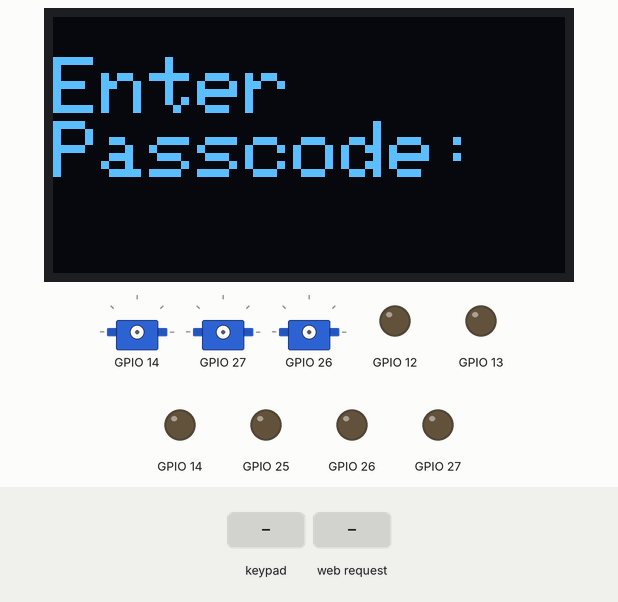
This sketch was run on a simulated ESP32. Shown: 128×64 one-colour display, 3 × servo, output pins drawn as LEDs (lit = HIGH). The test bench sets the inputs (shaded band). WiFi joins after 1.5 s; servers stay silent unless stated; servo pulses on a pin are drawn as a servo (544–2400 µs = 0–180°); what the sketch prints to the serial monitor is not drawn.

Above: at 4.7 s.
4.8 s: keypad keys 1 2 3 4 # pressed 0.4 s apart
At 5.03 s:
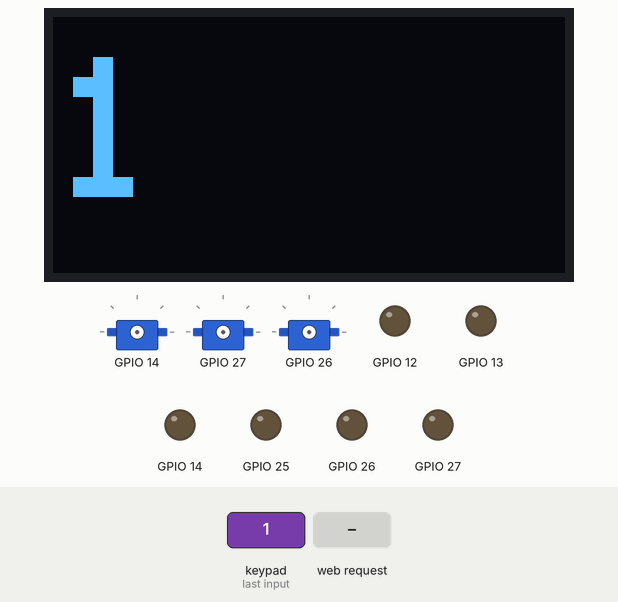
At 8.1 s:
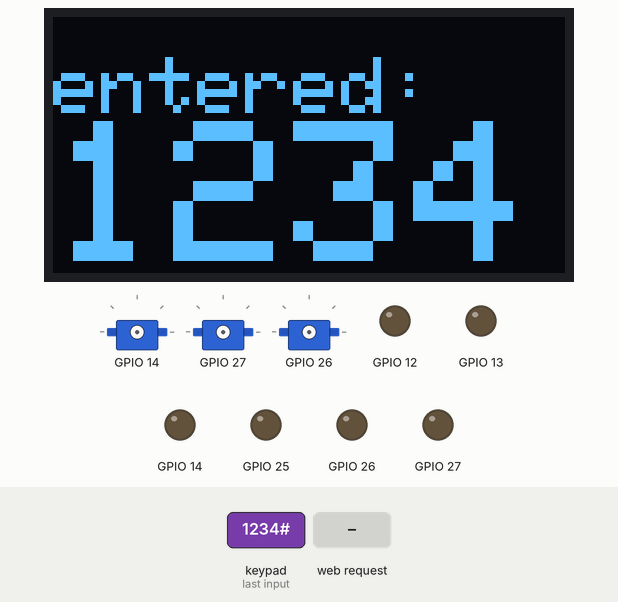
8.3 s: key '2' pressed
11.3 s: HTTP request GET /get received
14.3 s: keypad keys 4 5 6 7 pressed 0.4 s apart
18.9 s: key '#' pressed
At 21.6 s:
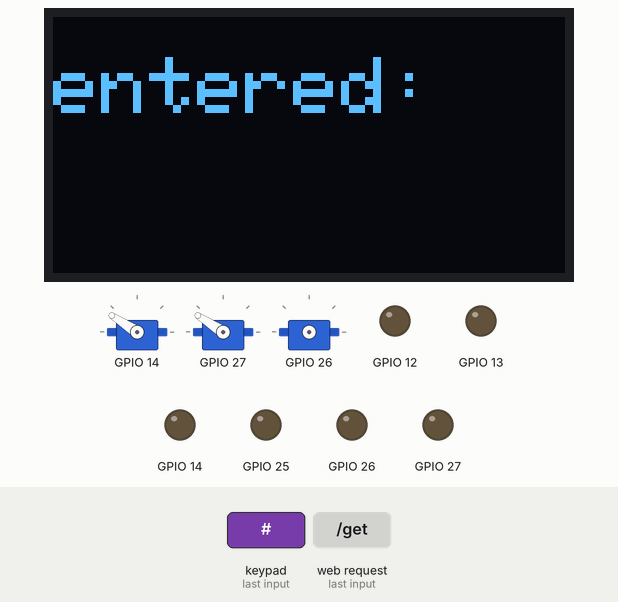
21.9 s: key '3' pressed
At 27.1 s:
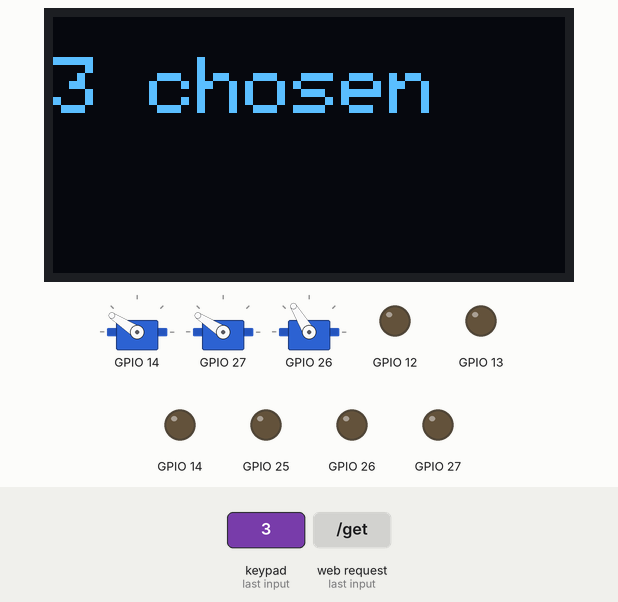
Timing chart, 0 to 29.9 s (numbered marks = the images above; inputs shaded):
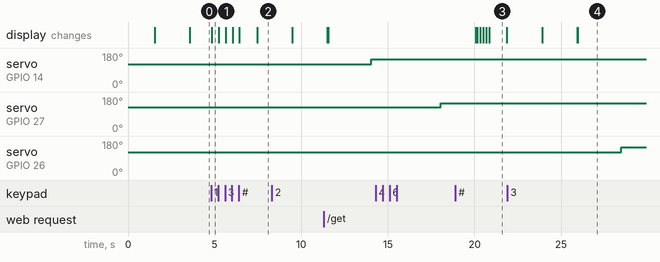

The sketch:

heart_web_server_keypad_servo_angle.ino
```cpp
#include <WiFi.h>
#include <Keypad.h>
#include <Wire.h>
#include <Adafruit_GFX.h>
#include <Adafruit_SSD1306.h>
#include "esp32-hal-ledc.h"
#include <AsyncTCP.h>
#include <ESPAsyncWebServer.h>
#include <Time.h>
#include <Arduino.h>

// Heart Initialization
unsigned long initialTime;
unsigned long finalTime;

// Initializing display values
#define COUNT_LOW 3600
#define COUNT_HIGH 6750
#define TIMER_WIDTH 16
#define SCREEN_WIDTH 128 // OLED display width, in pixels
#define SCREEN_HEIGHT 64 // OLED display height, in pixels

// Declaration for an SSD1306 display connected to I2C (SDA, SCL pins)
Adafruit_SSD1306 display(SCREEN_WIDTH, SCREEN_HEIGHT, &Wire, -1);

String password1 = "1234";
String password2 = "4567";
const int maxDrink1 = 1;
const int maxDrink2 = 0;
const int maxSnack1 = 1;
const int maxSnack2 = 2;
int drinks1 = 0;
int drinks2 = 0;
int snacks1 = 0;
int snacks2 = 0;


String buff = "";
int passlen = 0;


int servo1 = 1;
int servo2 = 2;

const byte ROWS = 4; //four rows
const byte COLS = 3; //three columns
char keys[ROWS][COLS] = {
  {'1', '2', '3'},
  {'4', '5', '6'},
  {'7', '8', '9'},
  {'*', '0', '#'},
};

void yeet(int servo, int angle);
void yot(int servo);

void openaisle(int front, int back, int anglef, int angleb);

byte rowPins[ROWS] = {18, 5, 17, 16}; //connect to the row pinouts of the keypad
byte colPins[COLS] = {4 , 23, 15}; //connect to the column pinouts of the keypad

Keypad keypad = Keypad( makeKeymap(keys), rowPins, colPins, ROWS, COLS );
char getPassword(String &pass, int &passlen);
void printNew(String number, int size1 = 5);

AsyncWebServer server(80);

// REPLACE WITH YOUR NETWORK CREDENTIALS
const char* ssid = "Samsung Galaxy S7 edge 7512";
const char* password = "IDEAHACK9876";

const char* PARAM_INPUT_1 = "input1";
const char* PARAM_INPUT_2 = "input2";
const char* PARAM_INPUT_3 = "input3";
const char* PARAM_INPUT_4 = "input4";

// Heart Rate Sensor Defintions
const int HR_RX = 34;
byte oldSample, sample;
int bpm = 0;
int beatCounter = 0;
int standardHeartRate = 90;
int cheatingRate = 30;

void calculateBPM() {
  Serial.print("Your BPM is ");
  Serial.println(bpm);
  //Serial.println('/');
}
const char index_html[] PROGMEM = R"rawliteral(
<!DOCTYPE HTML><html><head>
  <title>ESP Input Form</title>
  <meta name="viewport" content="width=device-width, initial-scale=1">
  </head><body>
  <form action="/get">
    input1: <input type="text" name="input1">
    <input type="submit" value="Submit">
  </form><br>
  <form action="/get">
    input2: <input type="text" name="input2">
    <input type="submit" value="Submit">
  </form><br>
  <form action="/get">
    input3: <input type="text" name="input3">
    <input type="submit" value="Submit">
  </form>
  <form action="/get">
    input1: <input type="text" name="input4">
    <input type="submit" value="Submit">
  </form><br>
</body></html>)rawliteral";

void notFound(AsyncWebServerRequest *request) {
  request->send(404, "text/plain", "Not found");
}

void heartCalibration() {
  sample = digitalRead(HR_RX);  //Store signal output
  if (sample && (oldSample != sample)) {
    //Serial.println("Beat");
    beatCounter++;
  }
  oldSample = sample;           //Store last signal received
}

void setup() {
  // put your setup code here, to run once:


  Serial.begin(115200);
  pinMode (HR_RX, INPUT);  //Signal pin to input
  WiFi.mode(WIFI_STA);
  WiFi.begin(ssid, password);
  if (WiFi.waitForConnectResult() != WL_CONNECTED) {
    Serial.println("WiFi Failed!");
    return;
  }
  Serial.println();
  Serial.print("IP Address: ");
  Serial.println(WiFi.localIP());

  // Send web page with input fields to client
  server.on("/", HTTP_GET, [](AsyncWebServerRequest * request) {
    request->send_P(200, "text/html", index_html);
  });

  // Send a GET request to <ESP_IP>/get?input1=<inputMessage>
  server.on("/get", HTTP_GET, [] (AsyncWebServerRequest * request) {
    String inputMessage;
    String inputParam;
    // GET input1 value on <ESP_IP>/get?input1=<inputMessage>
    if (request->hasParam(PARAM_INPUT_1)) {
      inputMessage = request->getParam(PARAM_INPUT_1)->value();
      inputParam = PARAM_INPUT_1;
    }
    // GET input2 value on <ESP_IP>/get?input2=<inputMessage>
    else if (request->hasParam(PARAM_INPUT_2)) {
      inputMessage = request->getParam(PARAM_INPUT_2)->value();
      inputParam = PARAM_INPUT_2;
    }
    // GET input3 value on <ESP_IP>/get?input3=<inputMessage>
    else if (request->hasParam(PARAM_INPUT_3)) {
      inputMessage = request->getParam(PARAM_INPUT_3)->value();
      inputParam = PARAM_INPUT_3;
    }
    else {
      inputMessage = "No message sent";
      inputParam = "none";
    }
    Serial.println(inputMessage);
    request->send(200, "text/html", "HTTP GET request sent to your ESP on input field ("
                  + inputParam + ") with value: " + inputMessage +
                  "<br><a href=\"/\">Return to Home Page</a>");
  });
  server.onNotFound(notFound);
  server.begin();

  //setup for servos
  ledcSetup(1, 50, TIMER_WIDTH); // channel 1, 50 Hz, 16-bit width
  ledcAttachPin(13, 1);   // GPIO 13 assigned to channel

  ledcSetup(2, 50, TIMER_WIDTH);
  ledcAttachPin(12, 2);

  ledcSetup(3, 50, TIMER_WIDTH);
  ledcAttachPin(14, 3);

  ledcSetup(4, 50, TIMER_WIDTH);
  ledcAttachPin(27, 4);

  ledcSetup(5, 50, TIMER_WIDTH);
  ledcAttachPin(26, 5);

  ledcSetup(6, 50, TIMER_WIDTH);
  ledcAttachPin(25, 6);

  if (!display.begin(SSD1306_SWITCHCAPVCC, 0x3C)) { // Address 0x3D for 128x64
    Serial.println(F("SSD1306 allocation failed"));
    for (;;);
  }
  delay(2000);
  display.clearDisplay();

  display.setTextSize(2);
  display.setTextColor(WHITE);
  display.setCursor(0, 10);
  // Display static text
  display.println("Enter");
  display.println("Passcode:");
  display.display();
  display.setTextSize(3);
}

void loop() {
  // put your main code here, to run repeatedly:
  if (getPassword(buff, passlen) == '#') {
    if (buff == password1)
    {
      delay(2000);
      printNew("Passcode  Verified", 2);
      buff = "";
      passlen = 0;
      delay(2000);
      //add servo movements

      selectAisle(maxDrink1, maxSnack1, drinks1, snacks1);
    }
    else if (buff == password2)
    {
      delay(2000);
      printNew("Passcode  Verified", 2);
      buff = "";
      passlen = 0;
      delay(2000);
      //add servo movements

      selectAisle(maxDrink2, maxSnack2, drinks2, snacks2);
    }


    else
    {
      delay(2000);
      printNew("Invalid,\nTry Again", 2);
      buff = "";
      passlen = 0;
    }
  }
}

//servo open/close
void yeet(int servo, int angle) {
  //  for (int i=COUNT_LOW ; i < COUNT_HIGH ; i=i+500)
  //   {
  //      ledcWrite(servo, i);       // sweep servo 1
  //      delay(200);
  //   }

  ledcWrite(servo, (COUNT_LOW - COUNT_HIGH) / 90 * angle + COUNT_HIGH);
}

void yot(int servo) {

  //for (int i= COUNT_HIGH; i > COUNT_LOW ; i=i-500)
  //   {
  //      ledcWrite(servo, i);       // sweep servo 1
  //      delay(200);
  //   }
  ledcWrite(servo, COUNT_HIGH);
}

char getPassword(String & pass, int &passlen)
{
  char key = keypad.getKey();

  if (key != NO_KEY) {
    display.clearDisplay();
    display.setTextSize(5);
    display.setTextColor(WHITE);
    display.setCursor(0, 10);
    if (key == '*') {
      pass = "";
      passlen = 0;
    }

    ////////////////////////////////////////////////////////////////////////////////////////////////////////////////////////////////////////////////////////////////
    else if (key == '#' && passlen == 4) {
      display.setTextSize(2);
      display.println("entered: ");
      display.display();
      delay(1000);
      display.setTextSize(5);
    }

    else if (key == '#') {}
    else if ( passlen < 4) {
      pass += key;
      passlen += 1;

    }
    display.println(pass);
    display.display();
  }
  return (key);
}

void printNew(String number, int size1)
{
  display.clearDisplay();
  display.setTextSize(size1);
  display.setTextColor(WHITE);
  display.setCursor(0, 10);
  display.println(number);
  display.display();
}

void selectAisle(int maxDrink, int maxSnack, int &drinks, int &snacks)
{
  printNew("Select \nAisle", 2);
  char key = NO_KEY;
  while (key == NO_KEY)
  {
    key = keypad.getKey();
  }
  switch (key) {
    case '*':
    case '#':
      printNew("Cancelled", 2);
      break;
    case '1': //coffee
      printNew("Checking HR, press\nany button to cancel", 1);
      if (drinks < maxDrink)
      {
        //add heart rate code
        //initiate heart calibration


        Serial.println("Waiting for heart beat...");
        char key = NO_KEY;
        while (!digitalRead(HR_RX)) {
          //Serial.println("Heart Beat Detected!");
          key = keypad.getKey();
          if (key != NO_KEY)
          {
            Serial.println("Funtion will return");
            endDisplay();
            return;}
        }
        printNew("Heart beat\ndetected!", 2);

        initialTime = millis();
        finalTime = initialTime;
        while (finalTime - initialTime < 30000) {
        Serial.println("Heart beat detected!");
          if (sample && (oldSample != sample)) {
            beatCounter++;
            Serial.println("Beat");
          }
          oldSample = sample;
          sample = digitalRead(HR_RX);
          finalTime = millis();
        }
        bpm = beatCounter * 2;
        calculateBPM();
        delay(500);
        if (bpm <= standardHeartRate && bpm > cheatingRate ) {
          Serial.println("Test bpm < rate");
          openaisle(1, 2, 90, 90);
          drinks++;
        }
        else if (bpm <= cheatingRate) {
          printNew("Stop\ncheating.", 2);
        }
        else if (bpm > standardHeartRate) {
          printNew("Not now.\nLocked 5m", 2);
        }
      }
      else {
        printNew("Exceed\nmax:" + String(maxDrink), 2)   ;
      }

      break;
    case '2': //rice krispies
      if (snacks < maxSnack) {
        printNew("2 chosen", 2);
        delay(500);
        openaisle(3, 4, 25, 20);
        snacks += 1;
      }
      else {
        printNew("Exceed\nmax:" + String(maxSnack), 2);
      }
      break;
    case '3': //reeses
      if (snacks < maxSnack) {
        printNew("3 chosen", 2);
        delay(500);
        openaisle(5, 6, 25, 20);
        snacks += 1;
      }
      else {
        printNew("Exceed\nmax:" + String(maxSnack), 2);
      }
      break;
    default:
      break;
  }
  endDisplay();
}

void openaisle(int front, int back, int anglef, int angleb)
{
  yeet(front, anglef);
  delay(2000);
  yot (front);
  delay(2000);

  yeet(back, angleb);
  delay(2000);
  yot(back);
  delay(2000);
}

void endDisplay()
{
  printNew("Have a\nnice day");
  printNew("");
}
```

Measured:
- after the input at 4.8 s, the display: changes at once (image 1)
- after the input at 18.9 s, the display: first differs from a run without the input after 1.9 s (image 3)
- after the input at 21.9 s, servo on GPIO 26: 121° → 147° after 6.6 s; the display: first differs from a run without the input after 4.1 s (image 4)
- what the display in image 3 shows lasts 1.1 s, from 20.8 s to 21.9 s
